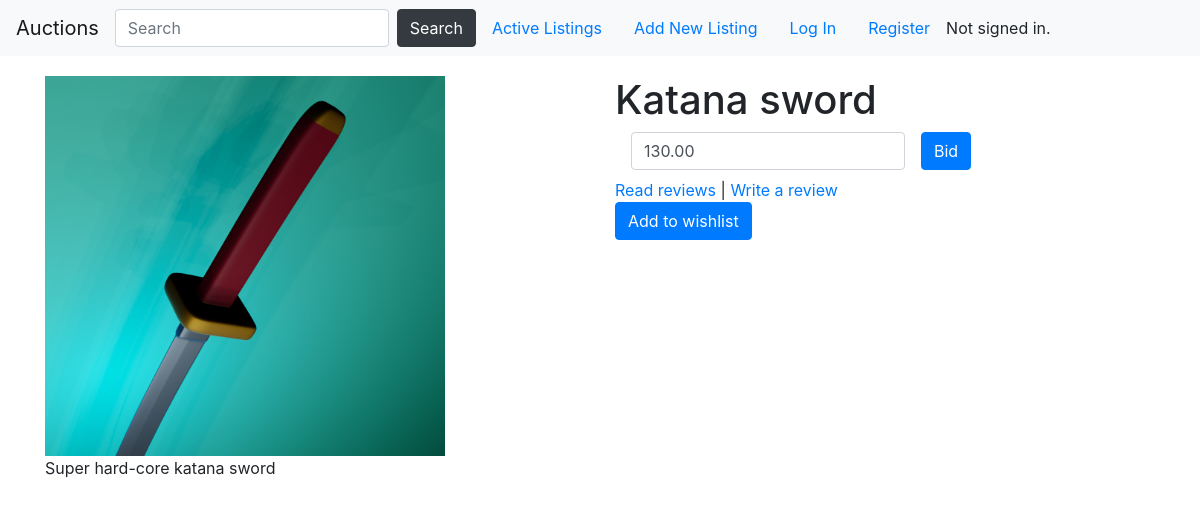
Screenshot of /listings/15 with the database file from the repository.
### auctions/models.py (models this page shows, shortened)
class Listing(models.Model):
    title = models.CharField(max_length=200)
    category = models.CharField(max_length=200)
    description = models.CharField(max_length=500)
    price = models.DecimalField(max_digits=8, decimal_places=2)
    start_date = models.DateField(auto_now_add=True, editable=False)
    end_date = models.DateField(null=True, blank=True)
    item_image = models.ImageField(upload_to ='uploads/', null=True, blank=True)

### auctions/views.py (the view)
# urls.py: path("listings/<str:listing_id>", views.listing, name="listing"),
def listing(request, listing_id):
    l = Listing.objects.get(id=listing_id)
    return render(request, "auctions/listing.html", {
        "start_date": l.start_date,
        "end_date": l.end_date,
        "title": l.title,
        "category": l.category,
        "price": l.price,
        "description": l.description,
        "item_image": l.item_image,
    })

### auctions/templates/auctions/listing.html (shortened to what this page needs)
{% extends "auctions/layout.html" %}
{% block body %}
<div class="container">
    <div class="row">
      <div class="col-sm">
        {% if item_image %}
            <img class="individual_listing_image" src="{{ item_image.url }}" alt="">
            {% else %}
            <span class="material-symbols-outlined">
                photo_camera
            </span>
            {% endif %}
      </div>
      <div class="col-sm">
        <div class="bidding_pannel">
            <h1>{{ title }}</h1>
            <form class="form-inline" method="POST">
                <div class="form-group mx-sm-3 mb-2">
                    <input type="text" id="bid_input" class="form-control" value="{{ price }}" placeholder="${{ price }}">
                </div>
                <button type="submit" class="btn btn-primary mb-2">Bid</button>
                <span><a href="#">Read reviews</a> | <a href="#">Write a review</a></span>
            </form>
            <button type="submit" class="btn btn-primary mb-2">Add to wishlist</button>
        </div>
      </div>
    </div>
    <div class="row">
        <div class="col-sm">
            <p>{{ description }}</p>
        </div>
    </div>
  </div>
{% endblock %}

### auctions/static/auctions/styles.css (style rules this page uses)
body { margin: 0; }
.individual_listing_image { width: 400px; height:auto; }

### rows the page displays
Listing: title "Katana sword", price "130.00", description "Super hard-core katana sword"
